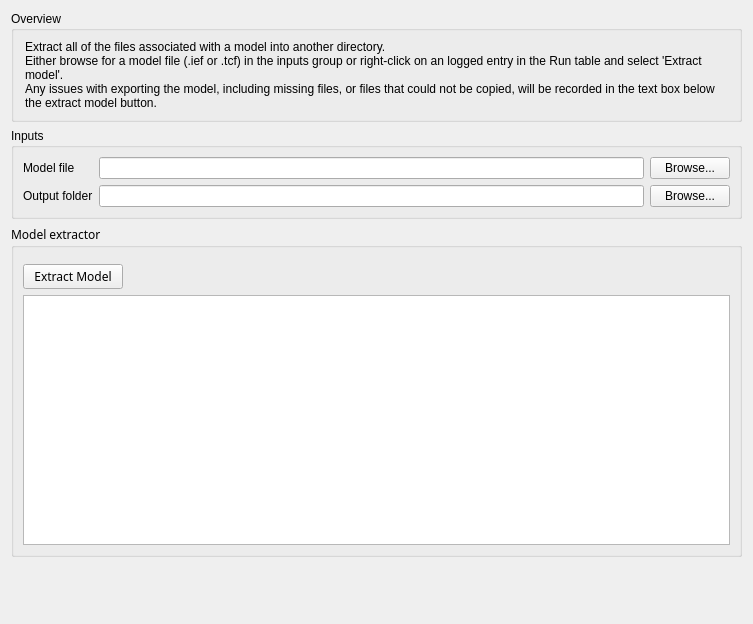
<?xml version="1.0" encoding="UTF-8"?>
<ui version="4.0">
 <class>ExtractModelWidget</class>
 <widget class="QWidget" name="ExtractModelWidget">
  <property name="geometry">
   <rect>
    <x>0</x>
    <y>0</y>
    <width>753</width>
    <height>624</height>
   </rect>
  </property>
  <property name="windowTitle">
   <string>Form</string>
  </property>
  <layout class="QVBoxLayout" name="verticalLayout_2">
   <item>
    <widget class="QGroupBox" name="groupBox">
     <property name="title">
      <string>Overview</string>
     </property>
     <layout class="QVBoxLayout" name="verticalLayout">
      <item>
       <widget class="QLabel" name="label">
        <property name="font">
         <font>
          <family>Arial</family>
          <pointsize>9</pointsize>
         </font>
        </property>
        <property name="frameShape">
         <enum>QFrame::NoFrame</enum>
        </property>
        <property name="frameShadow">
         <enum>QFrame::Raised</enum>
        </property>
        <property name="text">
         <string>Extract all of the files associated with a model into another directory.
Either browse for a model file (.ief or .tcf) in the inputs group or right-click on an logged entry in the Run table and select 'Extract model'.
Any issues with exporting the model, including missing files, or files that could not be copied, will be recorded in the text box below the extract model button.</string>
        </property>
        <property name="textFormat">
         <enum>Qt::PlainText</enum>
        </property>
        <property name="scaledContents">
         <bool>false</bool>
        </property>
        <property name="wordWrap">
         <bool>true</bool>
        </property>
        <property name="margin">
         <number>8</number>
        </property>
        <property name="indent">
         <number>2</number>
        </property>
       </widget>
      </item>
     </layout>
    </widget>
   </item>
   <item>
    <widget class="QGroupBox" name="inputBox">
     <property name="title">
      <string>Inputs</string>
     </property>
     <layout class="QGridLayout" name="gridLayout">
      <item row="1" column="2">
       <widget class="QPushButton" name="extractOutputButton">
        <property name="text">
         <string>Browse...</string>
        </property>
       </widget>
      </item>
      <item row="1" column="0">
       <widget class="QLabel" name="extractOutputLabel">
        <property name="minimumSize">
         <size>
          <width>50</width>
          <height>0</height>
         </size>
        </property>
        <property name="text">
         <string>Output folder</string>
        </property>
       </widget>
      </item>
      <item row="1" column="1">
       <widget class="QLineEdit" name="extractOutputTextbox"/>
      </item>
      <item row="0" column="0">
       <widget class="QLabel" name="extractModelFileLabel">
        <property name="minimumSize">
         <size>
          <width>50</width>
          <height>0</height>
         </size>
        </property>
        <property name="text">
         <string>Model file</string>
        </property>
       </widget>
      </item>
      <item row="0" column="1">
       <widget class="QLineEdit" name="extractModelFileTextbox"/>
      </item>
      <item row="0" column="2">
       <widget class="QPushButton" name="extractModelFileButton">
        <property name="text">
         <string>Browse...</string>
        </property>
       </widget>
      </item>
     </layout>
    </widget>
   </item>
   <item>
    <widget class="QGroupBox" name="modelExtractorGroup">
     <property name="font">
      <font>
       <family>Arial 12</family>
       <pointsize>9</pointsize>
       <weight>50</weight>
       <italic>false</italic>
       <bold>false</bold>
      </font>
     </property>
     <property name="title">
      <string>Model extractor</string>
     </property>
     <layout class="QGridLayout" name="gridLayout_2">
      <property name="topMargin">
       <number>16</number>
      </property>
      <item row="1" column="0" colspan="2">
       <widget class="QTextEdit" name="extractOutputTextArea">
        <property name="sizePolicy">
         <sizepolicy hsizetype="Expanding" vsizetype="Expanding">
          <horstretch>0</horstretch>
          <verstretch>0</verstretch>
         </sizepolicy>
        </property>
        <property name="minimumSize">
         <size>
          <width>0</width>
          <height>250</height>
         </size>
        </property>
        <property name="maximumSize">
         <size>
          <width>16777215</width>
          <height>600</height>
         </size>
        </property>
        <property name="lineWrapMode">
         <enum>QTextEdit::NoWrap</enum>
        </property>
       </widget>
      </item>
      <item row="0" column="0">
       <widget class="QPushButton" name="extractModelButton">
        <property name="minimumSize">
         <size>
          <width>100</width>
          <height>0</height>
         </size>
        </property>
        <property name="text">
         <string>Extract Model</string>
        </property>
       </widget>
      </item>
      <item row="0" column="1">
       <spacer name="horizontalSpacer">
        <property name="orientation">
         <enum>Qt::Horizontal</enum>
        </property>
        <property name="sizeHint" stdset="0">
         <size>
          <width>490</width>
          <height>20</height>
         </size>
        </property>
       </spacer>
      </item>
     </layout>
    </widget>
   </item>
   <item>
    <spacer name="verticalSpacer">
     <property name="orientation">
      <enum>Qt::Vertical</enum>
     </property>
     <property name="sizeHint" stdset="0">
      <size>
       <width>20</width>
       <height>3</height>
      </size>
     </property>
    </spacer>
   </item>
  </layout>
 </widget>
 <resources/>
 <connections/>
</ui>
